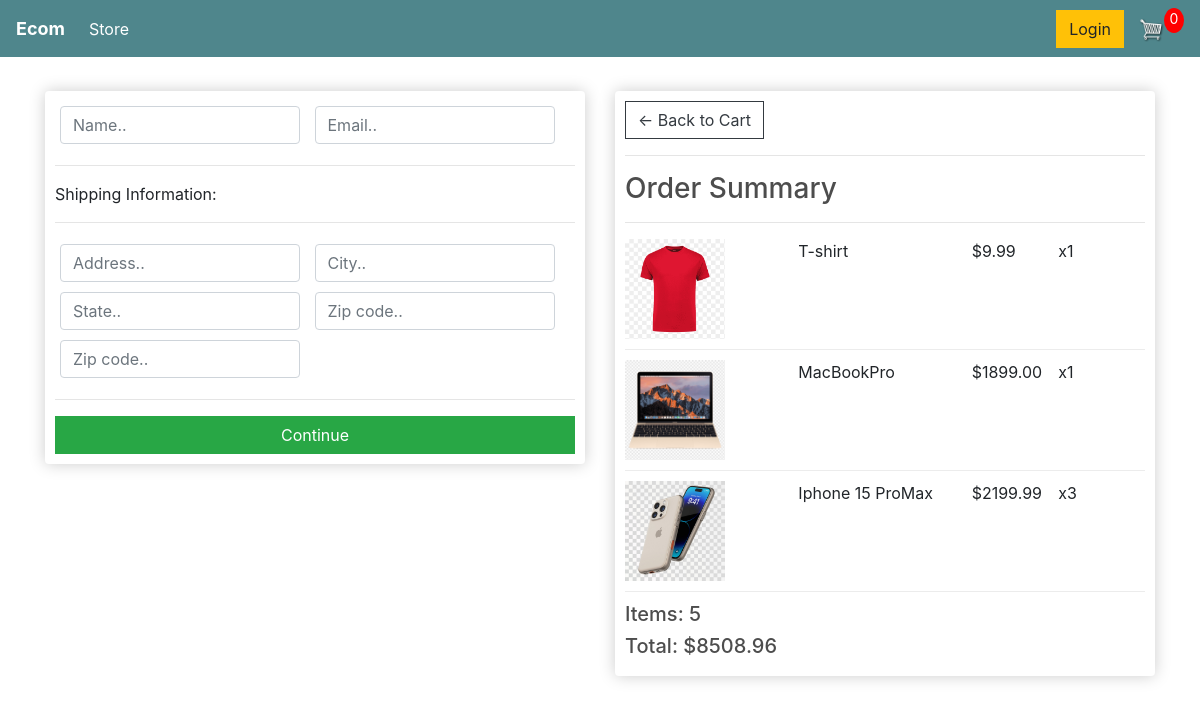
Screenshot of /checkout/ (signed in) with the database file from the repository.
### store/models.py (models this page shows, shortened)
class OrderItem(models.Model):
    product = models.ForeignKey(Product, on_delete=models.SET_NULL, blank=True, null=True)
    order = models.ForeignKey(Order, on_delete=models.SET_NULL, null=True, blank=True)
    quantity = models.IntegerField(default=0, null=True, blank=True)
    date_added = models.DateTimeField(auto_now_add=True)
    def get_total(self):
        total = self.product.new_price * self.quantity
        return total

class Product(models.Model):
    name = models.CharField(max_length=100)
    old_price = models.FloatField()
    new_price = models.FloatField()
    description = models.TextField()
    product_image = models.ImageField(null=True, blank=True)
    category = models.CharField(choices=CATEGORY_CHOICES, max_length=100)
    digital = models.BooleanField(default=False, null=True, blank=False)

### store/views.py (the view)
# urls.py: path("checkout/", CheckOutView.as_view(), name="checkout"),
class CheckOutView(View):
    def get(self, request):
        if request.user.is_authenticated:
            customer = request.user.customer
            order, created = Order.objects.get_or_create(customer=customer, complete=False)
            items = order.orderitem_set.all()
        else:
            items = []
        sum = 0
        for i in items:
            sum += i.get_total()
        quantity = 0
        for j in items:
            quantity += j.quantity
        context = {
            "quantity": quantity,
            "sum": sum,
            "items": items
        }
        return render(request, "checkout.html", context)

### store/templates/checkout.html (shortened to what this page needs)
{% extends 'main.html' %}
{% load static %}
{% block content %}
    <div class="row">
		<div class="col-lg-6">
			<div class="box-element" id="form-wrapper">
				<form id="form">
					<div id="user-info">
						<div class="form-field">
							<input required class="form-control" type="text" name="name" placeholder="Name..">
						</div>
						<div class="form-field">
							<input required class="form-control" type="email" name="email" placeholder="Email..">
						</div>
					</div>
					<div id="shipping-info">
						<hr>
						<p>Shipping Information:</p>
						<hr>
						<div class="form-field">
							<input class="form-control" type="text" name="address" placeholder="Address..">
						</div>
						<div class="form-field">
							<input class="form-control" type="text" name="city" placeholder="City..">
						</div>
						<div class="form-field">
							<input class="form-control" type="text" name="state" placeholder="State..">
						</div>
						<div class="form-field">
							<input class="form-control" type="text" name="zipcode" placeholder="Zip code..">
						</div>
						<div class="form-field">
							<input class="form-control" type="text" name="country" placeholder="Zip code..">
						</div>
					</div>
					<hr>
					<input id="form-button" class="btn btn-success btn-block" type="submit" value="Continue">
				</form>
			</div>
			<br>
		</div>
		<div class="col-lg-6">
			<div class="box-element">
				<a  class="btn btn-outline-dark" href="{% url 'cart' %}">&#x2190; Back to Cart</a>
				<hr>
				<h3>Order Summary</h3>
				<hr>
                {% for i in items %}
				<div class="cart-row">
					<div style="flex:2"><img class="row-image" src="{{ i.product.product_image.url }}"></div>
					<div style="flex:2"><p>{{ i.product.name }}</p></div>
					<div style="flex:1"><p>${{ i.product.new_price|floatformat:2 }}</p></div>
					<div style="flex:1"><p>x{{ i.quantity }}</p></div>
				</div>
                {% endfor %}
				<h5>Items:   {{ quantity }}</h5>
				<h5>Total:   ${{ sum|floatformat:2 }}</h5>
			</div>
		</div>
	</div>
{% endblock content %}

### static/css/main.css (style rules this page uses)
h1,h2,h3,h4,h5,h6 { color:hsl(0, 0%, 30%); }
.box-element { box-shadow:hsl(0, 0%, 80%) 0 0 16px; background-color: #fff; border-radius: 4px; padding: 10px; }
.col-lg-4, .col-lg-6, .col-lg-8, .col-lg-12 { margin-top: 10px; }
.btn { border-radius: 0; }
.row-image { width: 100px; }
.form-field { width:250px; display: inline-block; padding: 5px; }
.cart-row { display: flex; align-items: flex-stretch; padding-bottom: 10px; margin-bottom: 10px; border-bottom: 1px solid #ececec; }

### rows the page displays
OrderItem: product.product_image (picture), product.name "T-shirt", product.new_price "9.99", quantity "1"
OrderItem: product.product_image (picture), product.name "MacBookPro", product.new_price "1899.00", quantity "1"
OrderItem: product.product_image (picture), product.name "Iphone 15 ProMax", product.new_price "2199.99", quantity "3"

### other values shown
{{ quantity }} "5"
{{ sum|floatformat:2 }} "8508.96"
